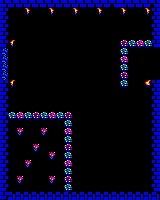

A 2D game scene composited from a Tiled map and its tileset images. What follows is a short description and the map's XML, with every tile layer's data as written:
An orthogonal 20x25 tile map with 8x8 px tiles, 1 tile layer (Capa de Patrones 1).

<map version="1.2" tiledversion="1.2.4" orientation="orthogonal" renderorder="right-down" width="20" height="25" tilewidth="8" tileheight="8" infinite="0" nextlayerid="2" nextobjectid="1">
 <tileset firstgid="1" source="sp.tsx" />
 <layer id="1" name="Capa de Patrones 1" width="20" height="25">
  <data encoding="csv">
17,17,17,17,17,17,17,17,17,17,17,17,17,17,16,17,17,17,17,16,
17,1,1,31,1,1,31,1,1,31,1,1,31,1,1,31,1,1,31,16,
17,1,1,1,1,1,1,1,1,1,1,1,1,1,1,1,1,1,1,16,
17,1,1,1,1,1,1,1,1,1,1,1,1,1,1,1,1,1,1,16,
17,1,1,1,1,1,1,1,1,1,1,1,1,1,1,1,1,1,1,16,
17,30,1,1,1,1,1,1,1,1,1,1,1,1,1,37,36,38,36,16,
11,1,1,1,1,1,1,1,1,1,1,1,1,1,1,36,1,1,1,1,
11,1,1,1,1,1,1,1,1,1,1,1,1,1,1,38,1,1,1,1,
11,1,1,1,1,1,1,1,1,1,1,1,1,1,1,36,1,1,1,1,
11,1,1,1,1,1,1,1,1,1,1,1,1,1,1,37,1,1,1,1,
17,30,1,1,1,1,1,1,1,1,1,1,1,1,1,36,1,1,29,16,
17,1,1,1,1,1,1,1,1,1,1,1,1,1,1,1,1,1,1,16,
17,1,1,1,1,1,1,1,1,1,1,1,1,1,1,1,1,1,1,16,
17,1,1,1,1,1,1,1,1,1,1,1,1,1,1,1,1,1,1,16,
17,36,38,36,37,36,38,36,37,1,1,1,1,1,1,1,1,1,1,16,
17,1,1,1,1,1,1,1,36,1,1,1,1,1,1,1,1,1,1,16,
17,1,9,1,1,9,1,1,38,1,1,1,1,1,1,1,1,1,1,16,
17,1,1,1,1,1,1,1,36,1,1,1,1,1,1,1,1,1,1,16,
17,1,1,1,9,1,1,1,37,1,1,1,1,1,1,1,1,1,1,16,
17,1,1,1,1,1,9,1,36,1,1,1,1,1,1,1,1,1,1,16,
17,1,1,9,1,1,1,1,38,1,1,1,1,1,1,1,1,1,1,16,
17,1,1,1,1,1,1,1,36,1,1,1,1,1,1,1,1,1,1,16,
17,1,9,1,1,1,9,1,37,1,1,1,1,1,1,1,1,1,1,16,
17,1,1,1,1,1,1,1,36,1,1,1,1,1,1,1,1,1,1,16,
17,19,19,19,19,19,19,19,19,19,19,19,19,19,19,19,19,19,19,19
</data>
 </layer>
</map>
